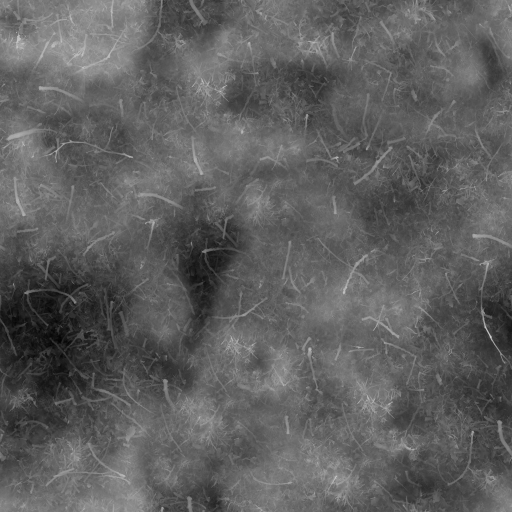
#> input picture assets/soil-height.jpg, 1024 x 1024 px (shown at 1/2 size); its folder holds 5 pictures in this run
$ python prepare-assets.py
#> lines starting #> are read from the running program, lines starting #| are printed output that depends on the picture
"""Compact runtime maps derived from credited CC0 photographic PBR sources.

No image downloads occur here. Normal maps derive only from original height maps.
"""
from pathlib import Path
from PIL import Image, ImageFilter
import numpy as np
import json

HERE = Path(__file__).resolve().parent

def normal_from_height(name, strength):
#> called with name = 'soil', strength = 7
    height = Image.open(HERE / f'{name}-height.jpg').convert('L')
#> height is the input picture: PIL image 1024x1024 L; min 0, max 223, mean 94.8
    height = height.filter(ImageFilter.GaussianBlur(.45))
    h = np.asarray(height, dtype=np.float32) / 255
    dx = (np.roll(h, -1, 1) - np.roll(h, 1, 1)) * .5
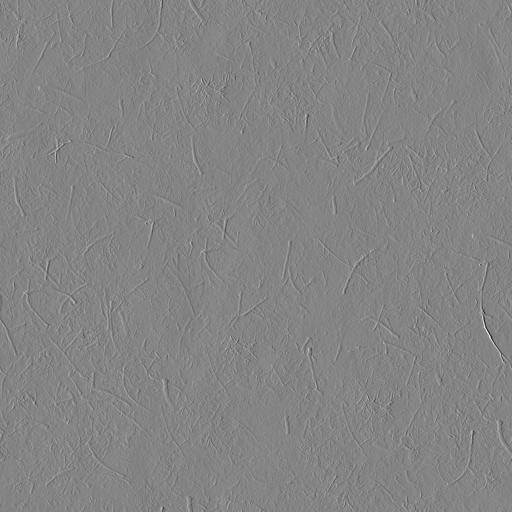
#> dx: shape (1024, 1024) float32 (shown at 1/2 size); min -0.271, max 0.251, mean -8.46e-13; drawn with min black and max white
    dy = (np.roll(h, -1, 0) - np.roll(h, 1, 0)) * .5
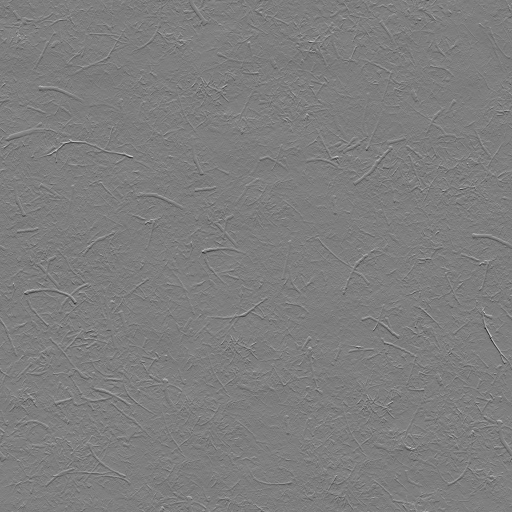
#> dy: shape (1024, 1024) float32 (shown at 1/2 size); min -0.218, max 0.222, mean -1.82e-12; drawn with min black and max white
    n = np.stack((-dx * strength, dy * strength, np.ones_like(h)), axis=-1)
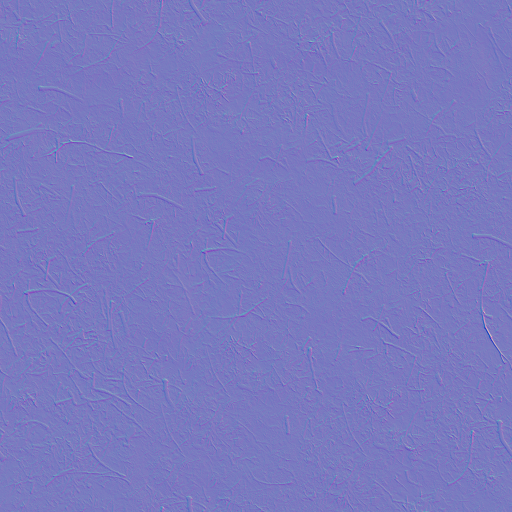
#> n: shape (1024, 1024, 3) float32 (shown at 1/2 size); mean of channels 0, 1, 2 3.51e-11, 1.66e-08, 1; drawn with min black and max white
    n /= np.maximum(np.linalg.norm(n, axis=-1, keepdims=True), 1e-6)
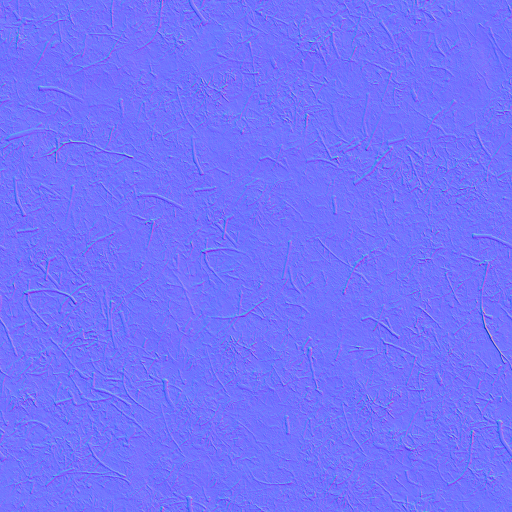
#> n: shape (1024, 1024, 3) float32 (shown at 1/2 size); mean of channels 0, 1, 2 1.46e-05, -7.96e-07, 0.989; drawn with min black and max white
    Image.fromarray(np.uint8(np.clip(n * .5 + .5, 0, 1) * 255)).save(HERE / f'{name}-normal.jpg', quality=92, subsampling=0, optimize=True)

normal_from_height('soil', 7)
normal_from_height('bark', 10)
#> call 2 of normal_from_height, with name = 'bark', strength = 10
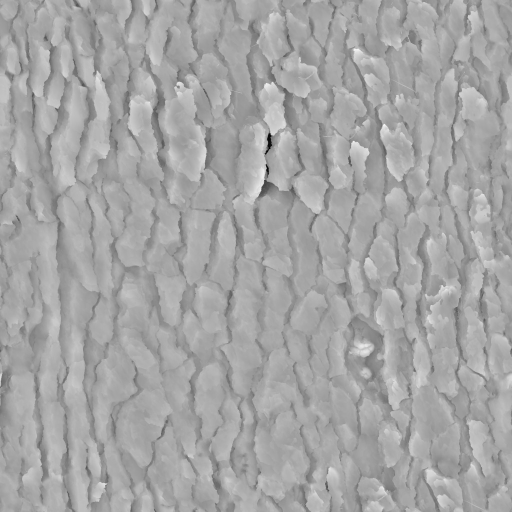
#> input picture assets/bark-height.jpg, 1024 x 1024 px (shown at 1/2 size)
#> in normal_from_height, height is the input picture: PIL image 1024x1024 L; min 0, max 255, mean 164.7
#> in normal_from_height (call 2), `n = np.stack((-dx * strength, dy * strength, np.ones_like(h)), axis=-1)`:
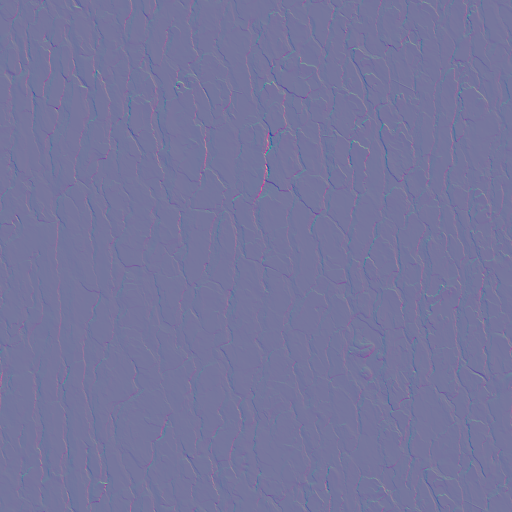
#> n: shape (1024, 1024, 3) float32 (shown at 1/2 size); mean of channels 0, 1, 2 -7.39e-13, 1.14e-08, 1; drawn with min black and max white
#> in normal_from_height (call 2), `n /= np.maximum(np.linalg.norm(n, axis=-1, keepdims=True), 1e-6)`:
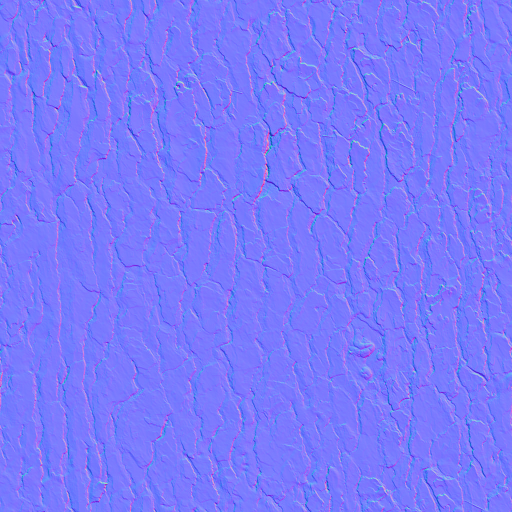
#> n: shape (1024, 1024, 3) float32 (shown at 1/2 size); mean of channels 0, 1, 2 -0.000776, 3.06e-05, 0.986; drawn with min black and max white

# One complete plank's interior. Grain runs along U. Real board seams are geometry.
for channel in ('color', 'normal', 'roughness'):
#> (the run stopped early here; a loop or call above may not have finished)
